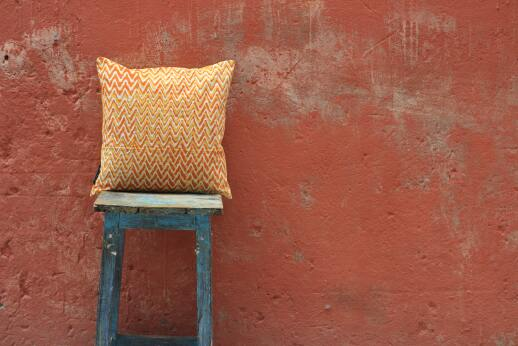
#> input picture samplecode/io/pillow-photo.jpg, 518 x 346 px
$ jupyter execute pillow-demo.ipynb
#> lines starting #> are read from the running program, lines starting #| are printed output that depends on the picture; after the words box and inside, x2 and y2 are one past the last pixel; in counts of white or black regions, pixels touching at a corner belong together
# Pillow (`PIL` module) demonstrations

Emily Dumas

## Importing the module

[cell 1]
import PIL

## Loading

[cell 2]
# Let's open a JPEG photo
# This is a resized version of the photo from https://unsplash.com/photos/iHOZTi2niV4
# which is licensed for use without attribution, and allows modification.
img = PIL.Image.open("pillow-photo.jpg")
#> img is the input picture: PIL image 518x346 RGB; mean R, G, B 154.8, 91.5, 72.3
img

## Converting

[cell 3]
# To grayscale
# Note: .convert returns a new image
img_gray = img.convert("L")
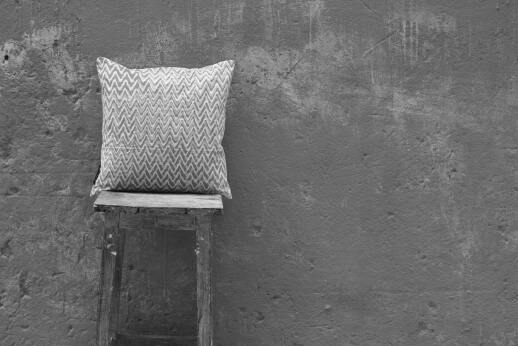
#> img_gray: PIL image 518x346 L; min 2, max 249, mean 108.2
img_gray.save("pillow-photo-gray.png")  # Write grayscale version to a PNG file
img_gray

[cell 4]
# To black and white (1-bit)
img_bw = img.convert("1",dither=PIL.Image.NONE)
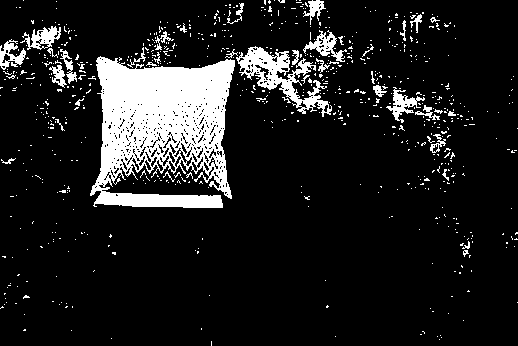
#> img_bw: PIL image 518x346 1; 12.4% white; 720 white regions (682 under 20 px), largest, box (x1, y1, x2, y2) and area: (90, 56, 235, 208) 14209, (236, 46, 332, 117) 2112, (303, 30, 347, 62) 472
img_bw

[cell 5]
# To black and white (1-bit)
# Without passing `dither=PIL.Image.NONE`, it uses patterned black/white pixels
# to give the impression of shades of gray.  This is called dithering.
# Your browser may resize the image a bit (making it smaller) resulting in some
# *actual* gray pixels being shown.
img_bw = img.convert("1")
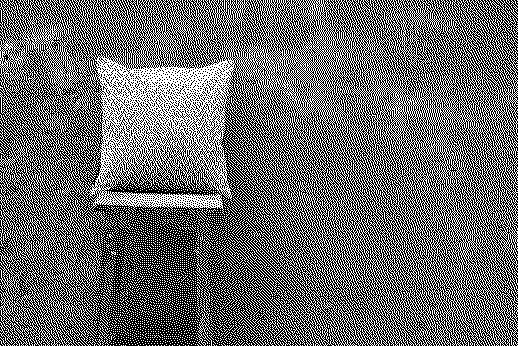
#> img_bw: PIL image 518x346 1; 42.2% white in thin lines or dots
img_bw

## Cropping

[cell 6]
# crop returns a new image
img_portion = img.crop( (85,52,245,200) )  # 4-tuple is (left_x, top_y, right_x, bottom_y)
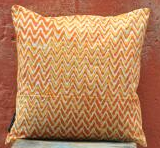
#> img_portion: PIL image 160x148 RGB; mean R, G, B 184, 130.4, 90.5
img_portion

[cell 7]
# Check the size of the cropped portion
w,h = img_portion.size
#> w = 160; h = 148
w,h
#> Out = (160, 148)

## Resizing

[cell 8]
# Resize returns a new image; it isn't a mutation!
w,h = img_portion.size
img_portion.resize( (3*w,int(1.5*h)) ) # (new width, new height)
# This is 3 times as wide, 1.5 times as tall
# Dimensions must be integers

## Rotating and mirroring

[cell 9]
img.transpose(PIL.Image.FLIP_LEFT_RIGHT)

[cell 10]
img.transpose(PIL.Image.FLIP_TOP_BOTTOM)

[cell 11]
img.transpose(PIL.Image.ROTATE_90)

Other supported flips/rotations:
* `PIL.Image.FLIP_LEFT_RIGHT`
* `PIL.Image.FLIP_TOP_BOTTOM`
* `PIL.Image.ROTATE_90`
* `PIL.Image.ROTATE_180`
* `PIL.Image.ROTATE_270`
* `PIL.Image.TRANSPOSE`
* `PIL.Image.TRANSVERSE`

## New blank image

[cell 12]
# arguments to Image.new are:  mode, size, color
canvas = PIL.Image.new( "RGB", (500,500), (255,150,230) )
canvas

## Pasting

[cell 13]
# recall img_portion is the cropped pillow image

# paste modifies the image it is called on; it is a mutation
canvas = PIL.Image.new( "RGB", (500,500), (255,150,230) )
canvas.paste(img_portion, (20,20))  # dest.paste(src, upperleft_coords)
canvas

[cell 14]
w,h = img_portion.size
canvas.paste(img_portion, (500-w-20,20))
canvas.paste(img_portion, (20,500-h-20))
canvas.paste(img_portion, (500-w-20,500-h-20))
canvas

[cell 15]
canvas.paste(img_portion.resize( (500-20-20,h) ), (20,(500 - h)//2) )
canvas

## Per-pixel color setting

[cell 16]
canvas = PIL.Image.new( "RGB", (256,256) )
#> canvas: PIL image 256x256 RGB; every value is 0
for x in range(256):
    for y in range(256):
        red = 255 - (x*y)//16 % 256 # bands of red along hyperbolas x*y=const
        green = y
        blue = 255 - ((256-x)*y) // 16 % 256 # bands of blue along hyperbolas (256-x)*y=const
        canvas.putpixel( (x,y), (red,green,blue) )
canvas

[cell 17]
# Another nice color pattern
for x in range(256):
    for y in range(256):
        red = 255-x
        green = 255-y
        blue = 255 - ((x*y // 16) % 256)
        canvas.putpixel( (x,y), (red,green,blue) )
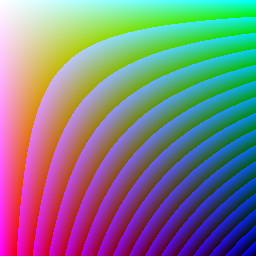
#> canvas: PIL image 256x256 RGB; mean R, G, B 127.5, 127.5, 135.5
canvas

## Drawing a random walk

[cell 18]
# First version: Just show every place the walk visits
import random

canvas = PIL.Image.new( "RGB", (256,256), (255,255,255) )
#> canvas: PIL image 256x256 RGB; every value is 255
x=128
y=128
pathcolor=(128,192,255)
for i in range(20000):
    try:
        canvas.putpixel((x,y),pathcolor)
    except IndexError:
        break
    dx,dy = random.choice([(-1,0),(1,0),(0,-1),(0,1)])
    x += dx
    y += dy
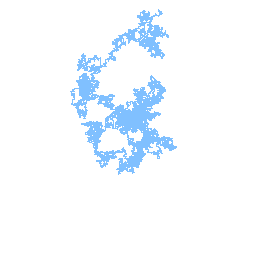
#> canvas: PIL image 256x256 RGB; mean R, G, B 245, 250, 255
#> after the loop, x = 162; y = 14
canvas

[cell 19]
# Improved: Darken a pixel every time the walk steps on it
import random

canvas = PIL.Image.new( "RGB", (256,256), (255,255,255) )
x=128
y=128
for i in range(20000):
    try:
        r,g,b = canvas.getpixel( (x,y) )
        canvas.putpixel((x,y),(int(r*0.8),int(g*0.9),int(b*0.99)))
    except IndexError:
        break
    dx,dy = random.choice([(-1,0),(1,0),(0,-1),(0,1)])
    x += dx
    y += dy
#> this loop made 10494 passes
#> (r, g, b) on passes 1 to 3: (255, 255, 255), (255, 255, 255), (255, 255, 255)
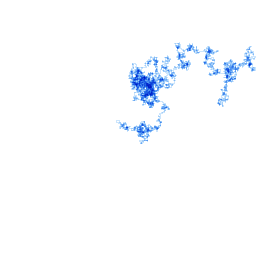
#> canvas: PIL image 256x256 RGB; mean R, G, B 249.7, 251.8, 254.5
#> after the loop, x = 256; y = 69
canvas

## Drawing a spiral

[cell 20]
import random

canvas = PIL.Image.new( "RGB", (200,200), (255,100,100) )
#> canvas: PIL image 200x200 RGB
x=10
y=10
steplen = 180
steps = 0
diridx = 0
directions = [ (1,0), (0,1), (-1,0), (0,-1) ]

while True:
    canvas.putpixel((x,y),(250,250,180))
    steps += 1
    if steps == steplen:
        steps = 0
        diridx = (diridx + 1) % 4
        steplen -= 10
        if steplen <= 0:
            break
    else:
        dx,dy = directions[diridx]
        x += dx
        y += dy
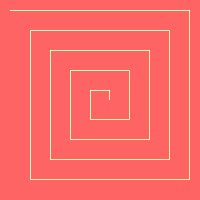
#> canvas: PIL image 200x200 RGB; mean R, G, B 254.8, 106.3, 103.4
#> after the loop, diridx = 2; steplen = 0; steps = 0; x = 109; y = 99
canvas.save("spiral.png") # save to a file
canvas

## Animated spiral

[cell 21]
import random

canvas = PIL.Image.new( "RGB", (200,200), (255,100,100) )
x=10
y=10
steplen = 180
steps = 0
diridx = 0
directions = [ (1,0), (0,1), (-1,0), (0,-1) ]
frames = []

while True:
    if steps == 0:
        frames.append(canvas.copy())
    canvas.putpixel((x,y),(250,250,180))
    steps += 1
    if steps == steplen:
        steps = 0
        diridx = (diridx + 1) % 4
        steplen -= 10
        if steplen <= 0:
            break
    else:
        dx,dy = directions[diridx]
        x += dx
        y += dy
#> after the loop, diridx = 2; frames = 18 items; steplen = 0; steps = 0; x = 109; y = 99
frames[0].save("spiral.gif",save_all=True,append_images=frames[1:],loop=0,duration=100)

If you load a GIF with pillow and evaluate the object in a notebook cell, you'll only see the first frame.  But here is the full animation created above (embedded here using the notebook environment's support for including images from files).

There are some weird dithering artifacts (red dots), which I think is due to standard GIF files only allowing 256 colors.  Some other GIF creation programs may choose an adapted color palette (which would be great for our image, which only uses two colors) and/or take advantage of GIFs allowing a new palette for each frame.

## The trouble with JPEGs

Never use JPEG for images with sharp boundaries between black and white regions, or between other contrasting colors.  (In photographs, such a transition is always spread over a few pixels, at least.)

Let's make an image with complex detail and lots of sharp black-to-white transitions to demonstrate this.

[cell 22]
cache = {0:1, 1:1}
def fact(n):
    if n in cache:
        return cache[n]
    res= n*fact(n-1)
    cache[n]=res
    return res

def binom(n,k):
    return fact(n) // (fact(k)*fact(n-k))

img = PIL.Image.new("L",(128,128),(255,))
#> img: PIL image 128x128 L; every value is 255
for y in range(128):
    for x in range(y+1):
        t = 255*(1-(binom(y,x) % 2))
        img.putpixel((x,y), t)
#> this loop made 128 passes
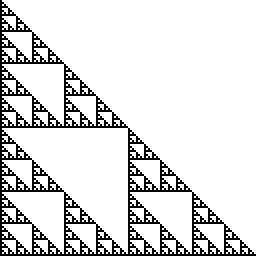
#> img: PIL image 128x128 L (shown 2 times larger); 86.7% white; black in thin lines or dots
img

[cell 23]
# Save with "pretty good" quality setting for photos
img.save("gasket90.jpg",quality=90)
# Save with extreme space-saving quality setting
img.save("gasket10.jpg",quality=10)

[cell 24]
PIL.Image.open("gasket90.jpg").resize((256,256))
# This one looks OK, but has a tiny bit of light gray around the sharp black lines
# We zoom in 200% to make details clear

[cell 25]
PIL.Image.open("gasket10.jpg").resize((256,256))
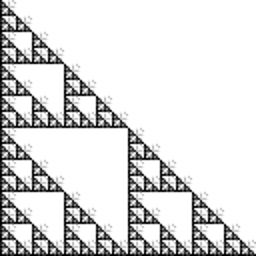
#> Out: PIL image 256x256 L; min 0, max 255, mean 218.5
# This one looks bad!  All sorts of weird gray stuff around the sharp black/white lines
# Critical image data was discarded.
# Again, we zoom in 200% to make details clear
